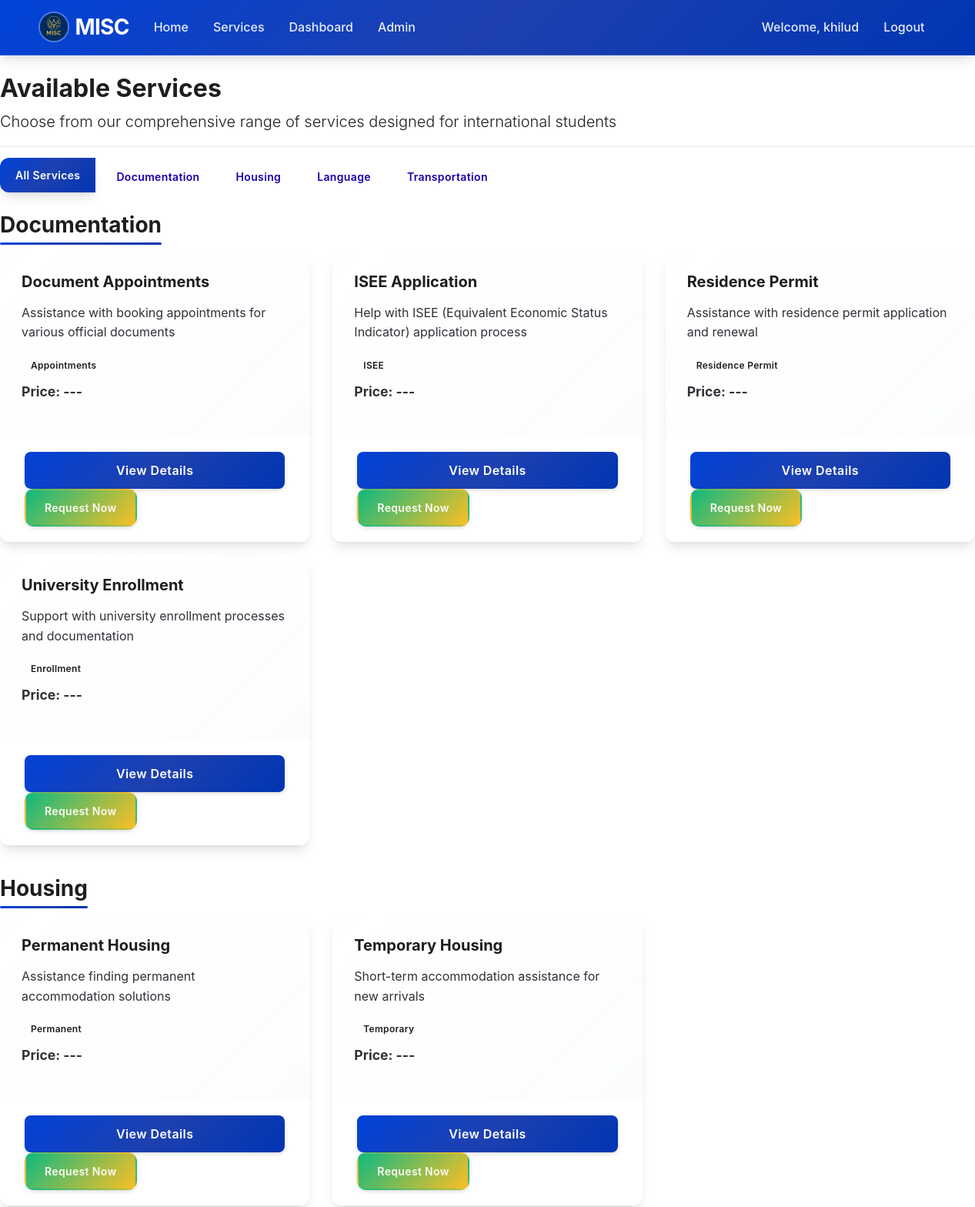
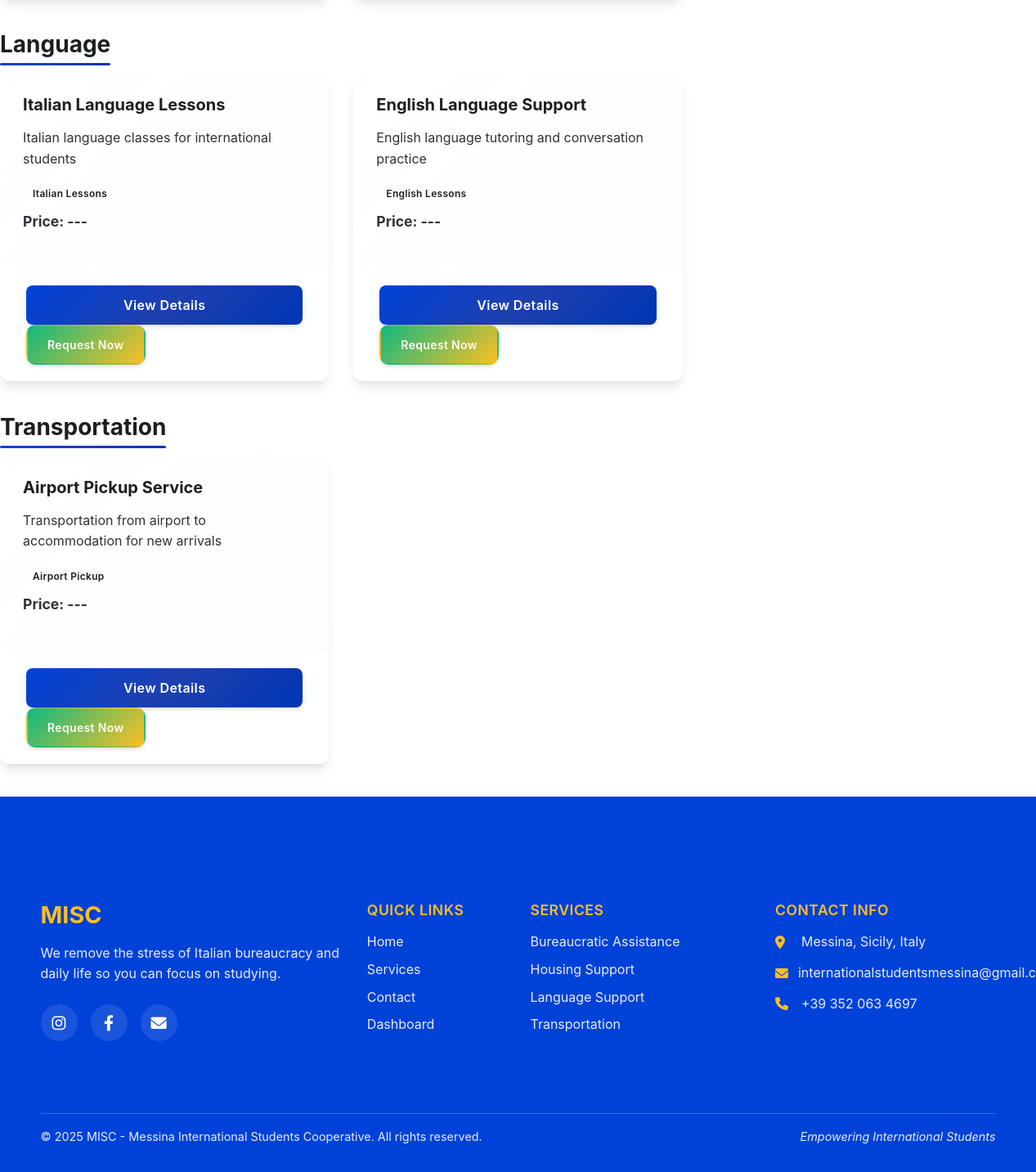
The app's page /service/ (signed in) with its own data (2 pictures, top to bottom).
### app/models.py (models this page shows, shortened)
class User(UserMixin, db.Model):
    id = db.Column(db.Integer, primary_key=True)
    username = db.Column(db.String(64), unique=True, index=True)
    email = db.Column(db.String(120), unique=True, index=True)
    password_hash = db.Column(db.String(128))
    is_admin = db.Column(db.Boolean, default=False)
    requests = db.relationship('ServiceRequest', backref='client', lazy='dynamic')

class Service(db.Model):
    id = db.Column(db.Integer, primary_key=True)
    name = db.Column(db.String(64), index=True)
    description = db.Column(db.Text)
    category = db.Column(db.String(50), nullable=False)
    subcategory = db.Column(db.String(50))
    price = db.Column(db.Float)
    is_available = db.Column(db.Boolean, default=True)
    requests = db.relationship('ServiceRequest', backref='service_type', lazy='dynamic')

### app/routes/service.py (the view)
@service.route('/')
def index():
    services = Service.query.filter_by(is_available=True).all()
    return render_template('service/index.html', services=services)

### app/models.py (called while the page is built)
@login_manager.user_loader
def load_user(id):
    return User.query.get(int(id))

### app/templates/service/index.html (shortened to what this page needs)
{% extends "base.html" %}
{% block content %}
<div class="row">
    <div class="col-md-12">
        <h2>Available Services</h2>
        <p class="lead">Choose from our comprehensive range of services designed for international students</p>
        <hr>
    </div>
</div>
<div class="row mb-4">
    <div class="col-md-12">
        <div class="btn-group" role="group" aria-label="Service categories">
            <button type="button" class="btn btn-outline-primary active" onclick="showCategory('all')" style="border-color: #1800ad; color: #1800ad;">All Services</button>
            <button type="button" class="btn btn-outline-primary" onclick="showCategory('Documentation')" style="border-color: #1800ad; color: #1800ad;">Documentation</button>
            <button type="button" class="btn btn-outline-primary" onclick="showCategory('Housing')" style="border-color: #1800ad; color: #1800ad;">Housing</button>
            <button type="button" class="btn btn-outline-primary" onclick="showCategory('Language')" style="border-color: #1800ad; color: #1800ad;">Language</button>
            <button type="button" class="btn btn-outline-primary" onclick="showCategory('Transportation')" style="border-color: #1800ad; color: #1800ad;">Transportation</button>
        </div>
    </div>
</div>
<div class="row">
    {% set categories = services|groupby('category') %}
    {% for category, category_services in categories %}
    <div class="col-md-12 mb-4 category-section" data-category="{{ category }}">
        <h3 class="text-primary mb-3">{{ category }}</h3>
        <div class="row">
            {% for service in category_services %}
            <div class="col-md-4 mb-3">
                <div class="card h-100 service-card">
                    <div class="card-body">
                        <h5 class="card-title">{{ service.name }}</h5>
                        <p class="card-text">{{ service.description|truncate(120) }}</p>
                        {% if service.subcategory %}
                        <span class="badge badge-secondary mb-2">{{ service.subcategory }}</span>
                        {% endif %}
                        <p class="card-text"><strong>Price: ---</strong></p>
                    </div>
                    <div class="card-footer">
                        <a href="{{ url_for('service.details', id=service.id) }}" class="btn btn-primary btn-sm">View Details</a>
                        {% if current_user.is_authenticated %}
                        <a href="{{ url_for('service.request_specific_service', id=service.id) }}" class="btn btn-success btn-sm">Request Now</a>
                        {% endif %}
                    </div>
                </div>
            </div>
            {% endfor %}
        </div>
    </div>
    {% else %}
    <div class="col-md-12">
        <div class="alert alert-info">No services available at the moment.</div>
    </div>
    {% endfor %}
</div>
{% endblock %}

### app/templates/base.html (shortened to what this page needs)
<!DOCTYPE html>
<html lang="en">
<head>
    <link rel="stylesheet" href="https://stackpath.bootstrapcdn.com/bootstrap/4.5.2/css/bootstrap.min.css">
    <link rel="stylesheet" href="https://cdnjs.cloudflare.com/ajax/libs/font-awesome/6.0.0/css/all.min.css">
    <link rel="stylesheet" href="{{ url_for('static', filename='css/style.css') }}">
</head>
<body>
    <div class="wrapper d-flex flex-column min-vh-100">
        <nav class="navbar navbar-expand-lg navbar-dark" style="background-color: #1800ad !important;">
            <div class="container">
                <a class="navbar-brand" href="{{ url_for('main.index') }}">
                    <img src="{{ url_for('static', filename='img/logo.png') }}" alt="MISC Logo" class="navbar-logo">
                    MISC
                </a>
                <div class="collapse navbar-collapse" id="navbarNav">
                    <ul class="navbar-nav mr-auto">
                        <li class="nav-item">
                            <a class="nav-link" href="{{ url_for('main.index') }}">Home</a>
                        </li>
                        <li class="nav-item">
                            <a class="nav-link" href="{{ url_for('service.index') }}">Services</a>
                        </li>
                        {% if current_user.is_authenticated %}
                        <li class="nav-item">
                            <a class="nav-link" href="{{ url_for('dashboard.index') }}">Dashboard</a>
                        </li>
                        {% if current_user.is_admin %}
                        <li class="nav-item">
                            <a class="nav-link" href="{{ url_for('admin.index') }}">Admin</a>
                        </li>
                        {% endif %}
                        {% endif %}
                    </ul>
                    <ul class="navbar-nav">
                        {% if current_user.is_authenticated %}
                        <li class="nav-item">
                            <span class="nav-link">Welcome, {{ current_user.username }}</span>
                        </li>
                        <li class="nav-item">
                            <a class="nav-link" href="{{ url_for('auth.logout') }}">Logout</a>
                        </li>
                        {% endif %}
                    </ul>
                </div>
            </div>
        </nav>
        <main class="flex-grow-1">
            {% block content %}{% endblock %}
        </main>
        <footer class="footer-modern mt-auto">
            <div class="container">
                <div class="row">
                    <div class="col-lg-4 col-md-6 mb-4">
                        <div class="footer-section">
                            <h5 class="footer-title">MISC</h5>
                            <p class="footer-description">We remove the stress of Italian bureaucracy and daily life so you can focus on studying.</p>
                            <div class="social-links">
                                <a href="https://www.instagram.com/messinainternationalstudents/" target="_blank" class="social-link">
                                    <i class="fab fa-instagram"></i>
                                </a>
                                <a href="https://www.facebook.com/misc.messina" target="_blank" class="social-link">
                                    <i class="fab fa-facebook-f"></i>
                                </a>
                                <a href="mailto:internationalstudentsmessina@gmail.com" class="social-link">
                                    <i class="fas fa-envelope"></i>
                                </a>
                            </div>
                        </div>
                    </div>
                    <div class="col-lg-2 col-md-6 mb-4">
                        <div class="footer-section">
                            <h6 class="footer-subtitle">Quick Links</h6>
                            <ul class="footer-links">
                                <li><a href="{{ url_for('main.index') }}">Home</a></li>
                                <li><a href="{{ url_for('service.index') }}">Services</a></li>
                                <li><a href="{{ url_for('main.contact') }}">Contact</a></li>
                                {% if current_user.is_authenticated %}
                                <li><a href="{{ url_for('dashboard.index') }}">Dashboard</a></li>
                                {% endif %}
                            </ul>
                        </div>
                    </div>
                    <div class="col-lg-3 col-md-6 mb-4">
                        <div class="footer-section">
                            <h6 class="footer-subtitle">Services</h6>
                            <ul class="footer-links">
                                <li><a href="{{ url_for('service.index') }}">Bureaucratic Assistance</a></li>
                                <li><a href="{{ url_for('service.index') }}">Housing Support</a></li>
                                <li><a href="{{ url_for('service.index') }}">Language Support</a></li>
                                <li><a href="{{ url_for('service.index') }}">Transportation</a></li>
                            </ul>
                        </div>
                    </div>
                    <div class="col-lg-3 col-md-6 mb-4">
                        <div class="footer-section">
                            <h6 class="footer-subtitle">Contact Info</h6>
                            <div class="contact-info">
                                <p><i class="fas fa-map-marker-alt"></i> Messina, Sicily, Italy</p>
                                <p><i class="fas fa-envelope"></i> internationalstudentsmessina@gmail.com</p>
                                <p><i class="fas fa-phone"></i> +39 352 063 4697</p>
                            </div>
                        </div>
                    </div>
                </div>
                <hr class="footer-divider">
                <div class="row">
                    <div class="col-md-6">
                        <p class="footer-copyright">&copy; 2025 MISC - Messina International Students Cooperative. All rights reserved.</p>
                    </div>
                    <div class="col-md-6 text-md-right">
                        <p class="footer-credit">Empowering International Students</p>
                    </div>
                </div>
            </div>
        </footer>
    </div>
</body>
</html>

### records on screen
User: username "khilud"
Service: category "Documentation", name "Document Appointments", description "Assistance with booking appointments for various official documents", subcategory "Appointments"
Service: name "ISEE Application", description "Help with ISEE (Equivalent Economic Status Indicator) application process", subcategory "ISEE"
Service: name "Residence Permit", description "Assistance with residence permit application and renewal", subcategory "Residence Permit"
Service: name "University Enrollment", description "Support with university enrollment processes and documentation", subcategory "Enrollment"
Service: category "Housing", name "Permanent Housing", description "Assistance finding permanent accommodation solutions", subcategory "Permanent"
Service: name "Temporary Housing", description "Short-term accommodation assistance for new arrivals", subcategory "Temporary"
Service: category "Language", name "Italian Language Lessons", description "Italian language classes for international students", subcategory "Italian Lessons"
Service: name "English Language Support", description "English language tutoring and conversation practice", subcategory "English Lessons"
Service: category "Transportation", name "Airport Pickup Service", description "Transportation from airport to accommodation for new arrivals", subcategory "Airport Pickup"
